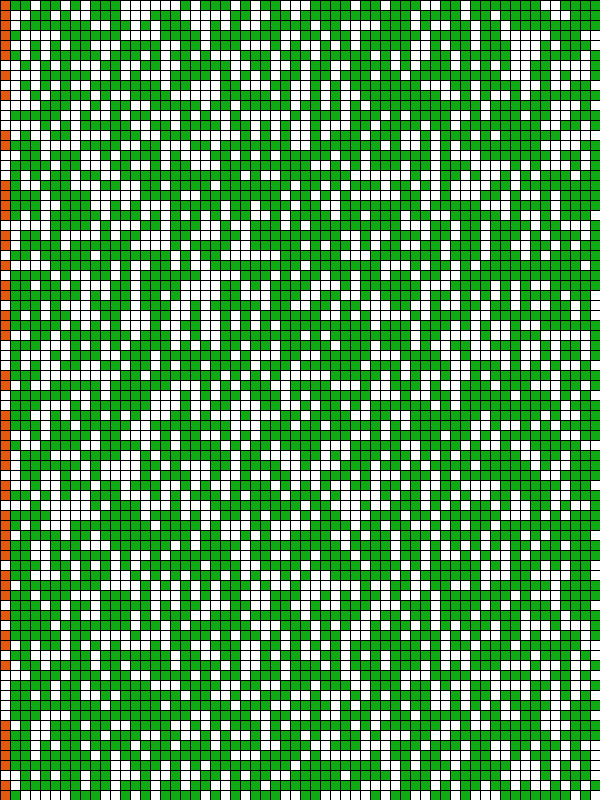
Frame 1 (no input)
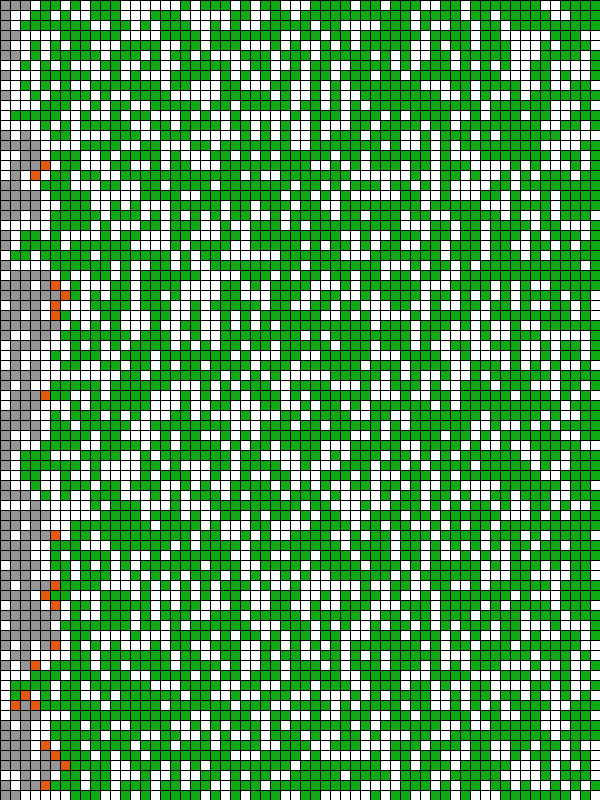
Frame 60 (the mouse pressed at the canvas centre just before this capture)
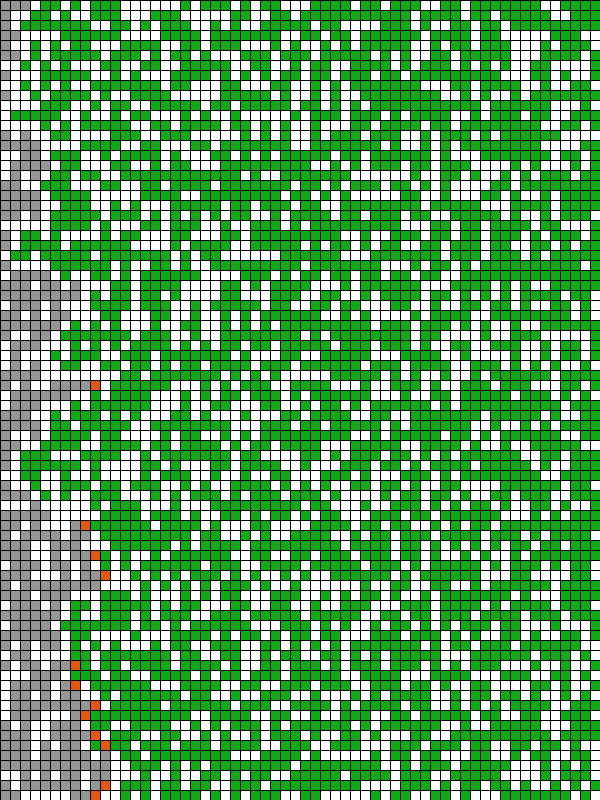
Frame 120 (the mouse held since frame 60 and released just before this capture)

The Processing sketch that drew these frames (run headless with seeded random() and noise(); from frame 60 on, the mouse is pressed at the canvas centre):

// Processing sketch: TreeBurning
// ── TreeBurning.pde

  /**IMPORTANT:
   *Please read through the logic of this sketch before you try to modify anything.
   *Please answer ALL questions in the source code BEFORE writing any code.
   */
  BurnTrees treeSim;
  int ROWS;
  int COLS;
  double DENSITY;
  int SQUARESIZE;

  void setup() {
    size(600, 800);
    ROWS = 80;
    COLS = 60;
    /**question 1 *********************************
     *At this point you have initialized width, height,ROWS,COLS. You can change these values
     *to alter the screen size, but you cannot just change one value!
     *What must be true about the ratio of these values in order for this simulation to display squares?
     *ANSWER HERE:ratio of rows:cols and width:height must be 1:1.
     */

    DENSITY = .61;
    treeSim = new BurnTrees(ROWS, COLS, DENSITY);
    /**question 2 *********************************
     *Given that you can change the size() and the number of ROWS and COLS,
     *How do you calculate the SQUARESIZE (size of each square you draw) using an expression?
     *ANSWER : replace squareSize = 8; with the correct square size.
     * DO NOT just write a number, it must work when you change the size() command or the ROWS and COLS
     */
    SQUARESIZE = (width/COLS);//side length

  }

  /*DO NOT UPDATE THIS METHOD*/
  void draw() {
    background(0);
    //frameCount tells you how many times the draw method was called.
    if (frameCount % 10 == 0) {
      treeSim.tick();
      //println("Testing code:"+ frameCount);
    }
    /**question 3 *********************************
     *Here we only call tick() when the frameCount % 10 == 0.
     *Why do we want to do this?
     *(The print statement is NOT part of the simulation, it is to help you answer this question)
     *hint:  If you cannot figure this out analytically, experiment to test
     *       the difference by changing the code. A print statement is commented out to facilitate testing.
     *ANSWER HERE: If we update per frame instead of 10 frames, it would spread too fast.
     */

    String[]lines = treeSim.toString().split("\n");

    //Convert the 2D array into a grid of RED/GREEN/WHITE/GREY Squares.
    stringToSquares(lines);

    //Output the resulting time and dimensions of the simulation
    if (treeSim.done()) {
      fill(0);
      textSize(20);
      text("Simulation of "+COLS+"by"+ROWS+" board lasted "+treeSim.getTicks()+" ticks", 20, 20);
    }
  }

  /**
   *Clicking the mouse will reset the simulation by re-constructing the treeSim variable.
   */
  void mouseClicked() {
    /**question 4 *********************************
     *We can easily reset the simulation by clicking the mouse.
     *Please use the same values that it was initialized with in the setup.
     * ANSWER: UPDATE THE NEXT LINE
     */
    treeSim = new BurnTrees(ROWS, COLS, DENSITY);
  }


  /** question 5 *********************************
   *Write the method that will take an array of the different lines of the board string,
   *and draw ROWSxCOLS colored squares on the screen
   *@param lines: an array of the lines of the toString method that has ROWS strings, each having a length of COLS
   *              e.g. [ "@ @@","@@@ "," @ @"] for a ROWS=3, COLS=4 board.
   *ANSWER: Complete this method.
   */
  void stringToSquares(String[]lines) {
    for (int i = 0;i<ROWS;i++){
      for(int j = 0; j<COLS;j++){
         if (lines[i].charAt(j) == '@'){
            fill(15,170,20); 
         } else if (lines[i].charAt(j) == 'w'){
            fill(226,89,15); 
         } else if (lines[i].charAt(j) == '.'){
            fill(150); 
         } else {
            fill(255); 
         }
         rect(j*SQUARESIZE,i*SQUARESIZE,SQUARESIZE,SQUARESIZE);

      }
    }
    /**Complete this method.
     *1. Break up your screen by drawing ROWSxCOLS squares of the same color.
     *2. Decide how to fill them in using the String[] parameter
     *   Colors: Fire = RED, Tree = GREEN, SPACE = WHITE, ASH = GREY
     */

  }


  /***THIS IS YOUR PRIOR LAB (only a subset of methods)***/

  import java.util.*;
  public class BurnTrees {
    private int[][]map;
    private int ticks;
    private static final int TREE = 2;
    private static final int FIRE = 1;
    private static final int ASH = 3;
    private static final int SPACE = 0;
    private ArrayDeque<Integer>frontier;


    /**Determine if the simulation is still burning
     *@return false if any fires are still burning, true otherwise
     */
    public boolean done() {
      return frontier.size() == 0;
    }


    public void spread(int row, int col) {
      map[row][col]=ASH;

      if (row > 0) {
        if (map[row-1][col]==TREE) {
          map[row-1][col]=FIRE;
          frontier.add(row-1);
          frontier.add(col);
        }
      }
      if (row < map.length-1) {
        if (map[row+1][col]==TREE) {
          map[row+1][col]=FIRE;
          frontier.add(row+1);
          frontier.add(col);
        }
      }
      if (col > 0) {
        if (map[row][col-1]==TREE) {
          map[row][col-1]=FIRE;
          frontier.add(row);
          frontier.add(col-1);
        }
      }
      if (col < map[0].length-1) {
        if (map[row][col+1]==TREE) {
          map[row][col+1]=FIRE;
          frontier.add(row);
          frontier.add(col+1);
        }
      }
    }

    /**This is the core of the simulation. All of the logic for advancing to the next round goes here.
     *All existing fires spread new fires, and turn to ash
     *new fires should remain fire, and not spread.
     */
    public void tick() {
      if (!done()) { //THIS IS THE ONLY MODIFICATION TO THE LAB
        ticks++;
        int fires = frontier.size();
        while (fires > 0) {
          int r = frontier.remove();
          int c = frontier.remove();
          spread(r, c);
          fires-=2;
        }
      }
    }

    /**Initialize the simulation.
     *If you add more instance variables you can add more here,
     *otherwise it is complete
     */
    public BurnTrees(int rows, int cols, double density) {
      frontier = new ArrayDeque<Integer>();
      map = new int[rows][cols];
      for (int r=0; r<map.length; r++ ) {
        for (int c=0; c < map[r].length; c++ ) {
          if (Math.random() < density) {
            map[r][c]=TREE;
          }
        }
      }
      start();//set the left column on fire.
    }

    public void start() {
      for (int i = 0; i < map.length; i++) {
        if (map[i][0]==TREE) {
          map[i][0]=FIRE;
          frontier.add(i);
          frontier.add(0);
        }
      }
    }

    public int getTicks() {
      return ticks;
    }

    public String toString() {
      StringBuilder builder = new StringBuilder();
      for (int i = 0; i < map.length; i++) {
        for (int c = 0; c < map[i].length; c++) {
          if (map[i][c]==SPACE)
            builder.append(" ");
          else if (map[i][c]==TREE)
            builder.append("@");
          else if (map[i][c]==FIRE)
            builder.append("w");
          else if (map[i][c]==ASH)
            builder.append(".");
        }
        builder.append("\n");
      }
      return builder.toString();
    }
  }
